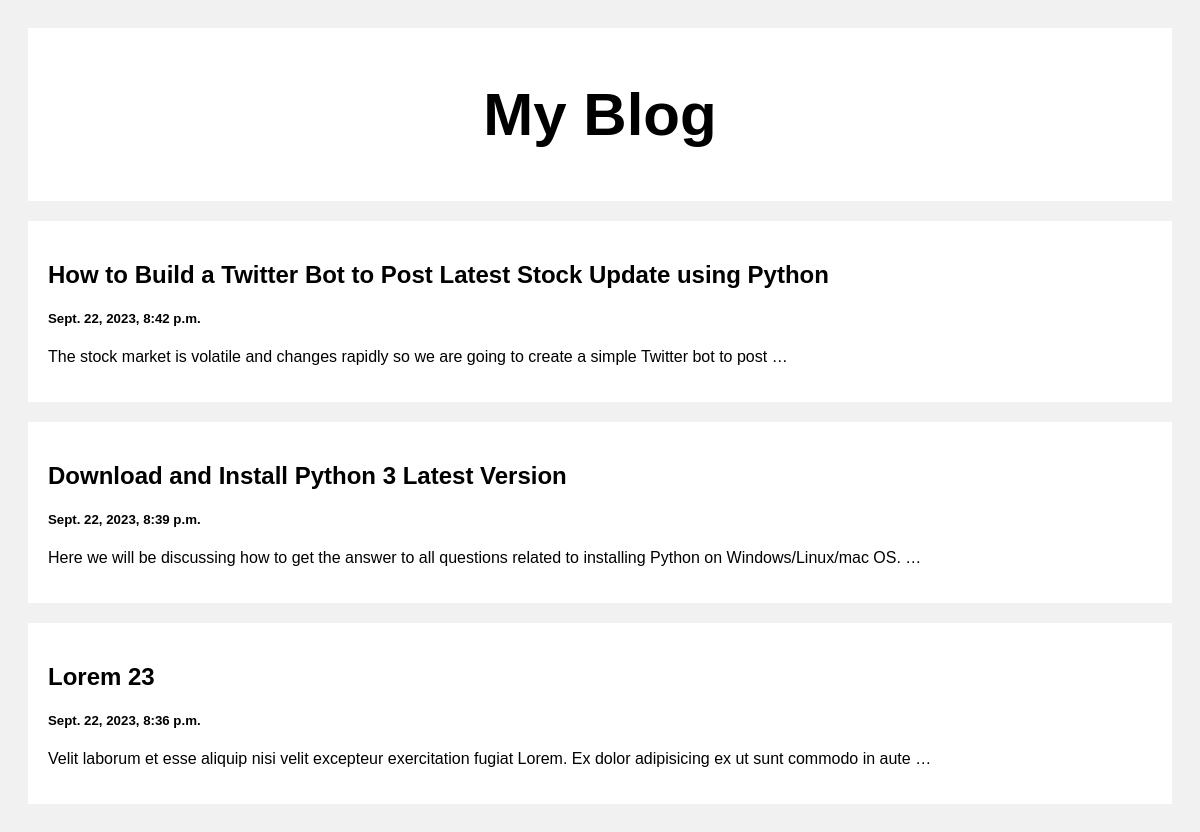
The page / on the database its author committed.
### post/models.py (models this page shows)
class Post(models.Model):
    title = models.CharField(max_length=100)
    body = models.CharField(max_length=1000000)
    created_at = models.DateTimeField(default = datetime.now(), blank=True)

### post/views.py (the view)
# urls.py: path('', views.index, name = 'index'),
def index(request):
    posts = Post.objects.all()
    return render(request, 'index.html', {'posts': posts})

### templates/index.html (shortened to what this page needs)
{% load static %}
<!DOCTYPE html>
<html>
<head>
<link rel='stylesheet' href="{% static 'style.css' %}">
</head>
<body>
<div class="header">
  <h2>My Blog</h2>
</div>
<div class="row">
  <div class="leftcolumn">
    {% for post in posts reversed %}
    <div class="card">
      <a style="text-decoration: none; color: black;" href="/post/{{post.id}}">
        <h2>{{post.title}}</h2>
        <h5>{{post.created_at}}</h5>
        <p>{{post.body|truncatewords:20}}</p>
      </a>
    </div>
    {% endfor %}
  </div>
</div>
</body>
</html>

### static/style.css (style rules this page uses)
* { box-sizing: border-box; }
body { font-family: Arial; padding: 20px; background: #f1f1f1; }
.header { padding: 2px; font-size: 40px; text-align: center; background: white; }
.leftcolumn { float: left; width: 100%; }
.card { background-color: white; padding: 20px; margin-top: 20px; }
.row:after { content: ""; display: table; clear: both; }

### rows shown on the page
Post: title "How to Build a Twitter Bot to Post Latest Stock Update using Python", created_at "Sept. 22, 2023, 8:42 p.m.", body "The stock market is volatile and changes rapidly so we are going to create a simple Twitter bot to post …"
Post: title "Download and Install Python 3 Latest Version", created_at "Sept. 22, 2023, 8:39 p.m.", body "Here we will be discussing how to get the answer to all questions related to installing Python on Windows/Linux/mac OS. …"
Post: title "Lorem 23", created_at "Sept. 22, 2023, 8:36 p.m.", body "Velit laborum et esse aliquip nisi velit excepteur exercitation fugiat Lorem. Ex dolor adipisicing ex ut sunt commodo in aute …"
